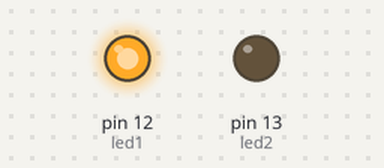
This sketch was run on a simulated Arduino Uno, built with avr-gcc and run on an emulated ATmega328P. On the bench: output pins drawn as LEDs (lit = HIGH).

Above: at 0.5 s.
At 2.5 s:
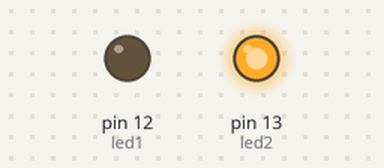
At 3.5 s:
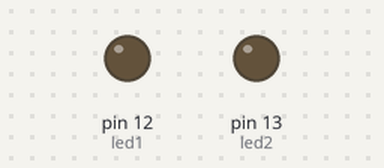
Timing chart, 0 to 5.2 s (numbered marks = the images above):
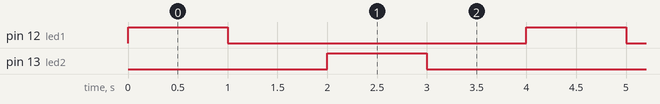

Measured:
- by itself, pin 12 (led1), pin 13 (led2): alternates HIGH for 1.0 s and LOW for 3.0 s
- by itself, everything shown: repeats every 4.0 s, in 4 steps

The sketch:

Blink_.ino
```cpp
/*
 Titre : blink+ 2leds
 faire clignoter les LEDS branchées sur les pattes 12 et 13 de la carte ARDUINO à une fréquence de 0,5Hz
 */

// Déclaration de variables globales

int led1=12; // numéro de la pin ou est connectée la led 12
int led2=13; // numéro de la pin ou est connectée la led 13

// déclaration des constantes

// setup

void setup()
{
  pinMode(led1,OUTPUT); // configure la pin 12 en sortie
  pinMode(led2,OUTPUT); // configure la pin 13 en sortie
}

// programme

void loop()
{
  digitalWrite(led1,HIGH); // allume la led
  delay(1000); // attendre 1s
  digitalWrite(led1,LOW); // éteind la led
  delay(1000); // attendre 1s
  digitalWrite(led2,HIGH); // allume la led
  delay(1000); // attendre 1s
  digitalWrite(led2,LOW); // éteind la led
  delay(1000); // attendre 1s
}
```
